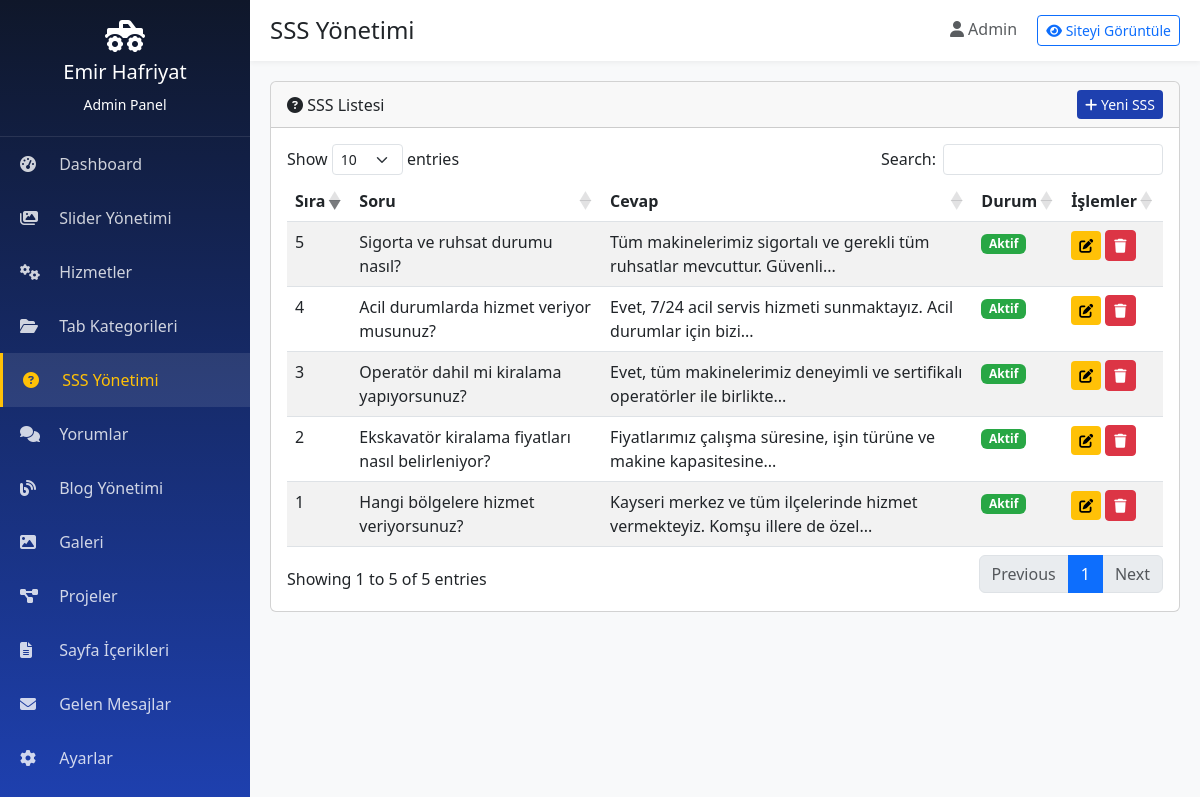
The page /admin/faqs.php (signed in) on the database its author committed.
### tables this page shows
CREATE TABLE `faqs` (
  `id` int(11) NOT NULL AUTO_INCREMENT,
  `question` varchar(255) NOT NULL,
  `answer` text NOT NULL,
  `sort_order` int(11) DEFAULT 0,
  `status` tinyint(1) DEFAULT 1,
  `created_at` timestamp NOT NULL DEFAULT CURRENT_TIMESTAMP,
  PRIMARY KEY (`id`)
);

### config.php (called while the page is built, shortened)
<?php
spl_autoload_register(function($class) {
    $file = BASE_PATH . '/includes/classes/' . $class . '.php';
});
require_once BASE_PATH . '/includes/functions.php';

### includes/classes/Database.php (called while the page is built, shortened)
<?php
class Database {
    private static $instance = null;
    private $conn;
    private function __construct() {
        try {
            $dsn = "mysql:host=" . DB_HOST . ";dbname=" . DB_NAME . ";charset=" . DB_CHARSET;
            $this->conn = new PDO($dsn, DB_USER, DB_PASS);
            $this->conn->setAttribute(PDO::ATTR_ERRMODE, PDO::ERRMODE_EXCEPTION);
            $this->conn->setAttribute(PDO::ATTR_DEFAULT_FETCH_MODE, PDO::FETCH_ASSOC);
            $this->conn->setAttribute(PDO::ATTR_EMULATE_PREPARES, false);
        } catch(PDOException $e) {
            die("Veritabanı bağlantısı başarısız: " . $e->getMessage());
        }
    }
    public static function getInstance() {
        if (self::$instance === null) {
            self::$instance = new self();
        }
        return self::$instance;
    }
    public function query($sql, $params = []) {
        try {
            $stmt = $this->conn->prepare($sql);
            $stmt->execute($params);
            return $stmt;
        } catch(PDOException $e) {
            error_log("Query Error: " . $e->getMessage());
            return false;
        }
    }
    public function fetchAll($sql, $params = []) {
        $stmt = $this->query($sql, $params);
        return $stmt ? $stmt->fetchAll() : [];
    }
}

### includes/functions.php (called while the page is built, shortened)
<?php
function clean($data) {
    return htmlspecialchars(strip_tags(trim($data)), ENT_QUOTES, 'UTF-8');
}
function excerpt($text, $length = 150) {
    $text = substr($text, 0, $length);
    $text = substr($text, 0, strrpos($text, ' '));
    return $text . '...';
}

### admin/faqs.php (the view, shortened to what this page needs)
<?php
include 'includes/header.php';
$faqs = $db->fetchAll("SELECT * FROM faqs ORDER BY sort_order ASC");
?>
<div class="card">
    <div class="card-header d-flex justify-content-between align-items-center">
        <span><i class="fas fa-question-circle"></i> SSS Listesi</span>
        <a href="faq_add.php" class="btn btn-sm btn-primary"><i class="fas fa-plus"></i> Yeni SSS</a>
    </div>
    <div class="card-body">
        <table class="table table-striped datatable">
            <thead><tr><th>Sıra</th><th>Soru</th><th>Cevap</th><th>Durum</th><th>İşlemler</th></tr></thead>
            <tbody>
                <?php foreach ($faqs as $faq): ?>
                    <tr>
                        <td><?= $faq['sort_order'] ?></td>
                        <td><?= clean($faq['question']) ?></td>
                        <td><?= excerpt(clean($faq['answer']), 80) ?></td>
                        <td><?= $faq['status'] ? '<span class="badge badge-active">Aktif</span>' : '<span class="badge badge-inactive">Pasif</span>' ?></td>
                        <td class="table-actions">
                            <a href="faq_edit.php?id=<?= $faq['id'] ?>" class="btn btn-sm btn-warning"><i class="fas fa-edit"></i></a>
                            <a href="faq_delete.php?id=<?= $faq['id'] ?>" class="btn btn-sm btn-danger btn-delete"><i class="fas fa-trash"></i></a>
                        </td>
                    </tr>
                <?php endforeach; ?>
            </tbody>
        </table>
    </div>
</div>
<?php include 'includes/footer.php'; ?>

### admin/includes/header.php (style rules this page uses)
:root { --sidebar-width: 250px; --primary-yellow: #FFC107; --primary-blue: #1E40AF; --dark-blue: #0F172A; }
body { background: #f8f9fa; }
.btn-primary { background: var(--primary-blue); border: none; }
.btn-warning { background: var(--primary-yellow); border: none; color: #000; }
.table-actions { white-space: nowrap; }
.badge-active { background: #28a745; }

### rows shown on the page
faqs: sort_order "1", question "Hangi bölgelere hizmet veriyorsunuz?", answer "Kayseri merkez ve tüm ilçelerinde hizmet vermekteyiz. Komşu illere de özel...", status "Aktif"
faqs: sort_order "2", question "Ekskavatör kiralama fiyatları nasıl belirleniyor?", answer "Fiyatlarımız çalışma süresine, işin türüne ve makine kapasitesine...", status "Aktif"
faqs: sort_order "3", question "Operatör dahil mi kiralama yapıyorsunuz?", answer "Evet, tüm makinelerimiz deneyimli ve sertifikalı operatörler ile birlikte...", status "Aktif"
faqs: sort_order "4", question "Acil durumlarda hizmet veriyor musunuz?", answer "Evet, 7/24 acil servis hizmeti sunmaktayız. Acil durumlar için bizi...", status "Aktif"
faqs: sort_order "5", question "Sigorta ve ruhsat durumu nasıl?", answer "Tüm makinelerimiz sigortalı ve gerekli tüm ruhsatlar mevcuttur. Güvenli...", status "Aktif"

### other values the page prints
$pageTitle "SSS Yönetimi"
$_SESSION['admin_name'] "Admin"
